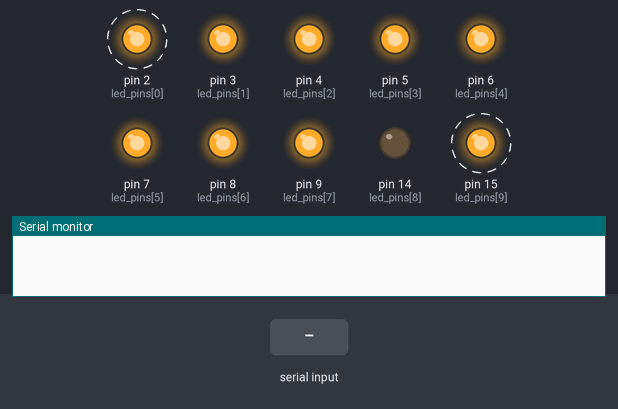
Recording of a sketch running on a simulated Arduino Uno, built with avr-gcc and run on an emulated ATmega328P. Shown: output pins drawn as LEDs (lit = HIGH), the last lines printed to the serial monitor. Dashed ring = blinking. The inputs (shaded band) are chosen by the test bench.

Above: at 1.05 s.
At 2.95 s:
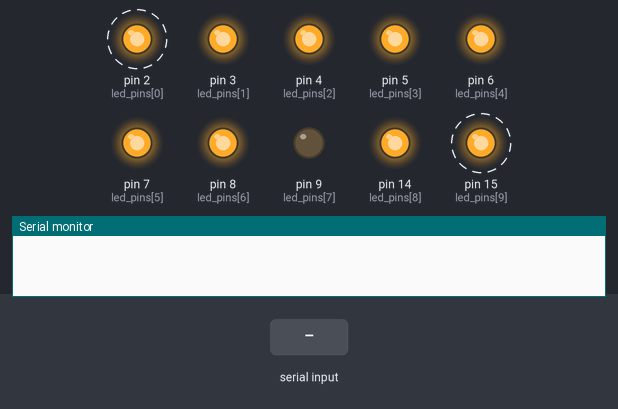
3.0 s: "1" received over Serial
At 3.75 s:
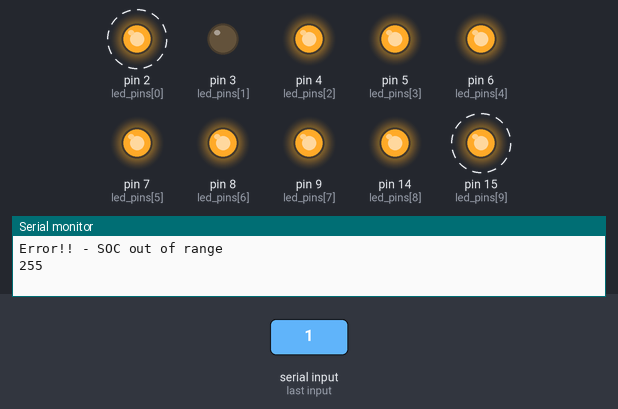
Timing chart, 0 to 12.0 s (numbered marks = the images above; inputs shaded):
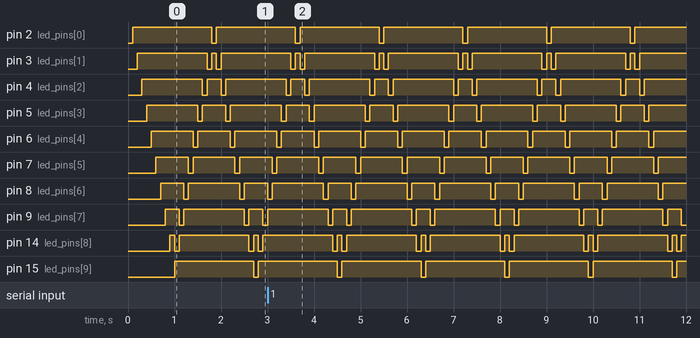

The sketch:

BMS_SOC_DISPLAY.ino
```cpp
// sketch to display out put based on incoming serial data
//    - serial data encoded to lower case letters (+97)

#define TIMEOUT_THRESHOLD 5000
#define LED_PAUSE 100

unsigned char led_pins[11] = {2,3,4,5,6,7,8,9,14,15};

int SOC = 255;
unsigned long last_serial = 0;
unsigned long timeout = 0;

void setup() {
  Serial.begin(9600);
  for(int n = 0; n<10; n++){
    pinMode(led_pins[n], OUTPUT);
    digitalWrite(led_pins[n], LOW);
  }
}

void loop() {
  timeout = millis() - last_serial;
  // if SOC hasn't been initialised do inverted knightrider
  if(SOC == 255){
    knightrider(1);
  }
  // if SOC is 0 do knightrider
  else if(SOC == 0){
    knightrider(0);
  }
  // if havent received any data in TIMEOUT_THRESHOLD then flash to show data not up to date
  else if(timeout > TIMEOUT_THRESHOLD){
    setOutput(SOC);
    delay(2*LED_PAUSE);
    for(int n = 0; n<10; n++){
      digitalWrite(led_pins[n], LOW);
    }
    delay(2*LED_PAUSE);
  }
  // if ok display SOC normally
  else{
    setOutput(SOC);
  }
}

void setOutput(int level){
  for(int n = 0; n<= level - 1; n++){
    digitalWrite(led_pins[n], HIGH);
  }
  for(int n = level; n<10; n++){
    digitalWrite(led_pins[n], LOW);
  }
}

void knightrider(int invert){
  int state1, state2;
  if(invert){
    state1 = LOW;
    state2 = HIGH;
  }
  else{
    state1 = HIGH;
    state2 = LOW;
  }
  for(int n = 0; n< 10; n++){
    digitalWrite(led_pins[n], state1);
    delay(LED_PAUSE);
    digitalWrite(led_pins[n], state2);
  }
  for(int n = 8; n>0; n--){
    digitalWrite(led_pins[n], state1);
    delay(LED_PAUSE);
    digitalWrite(led_pins[n], state2);
  }
}

void serialEvent(){
  int SOC_temp;
  while(Serial.available()){
    SOC_temp = Serial.read() - 97;
  }
  if((SOC_temp < 0)|(SOC_temp>10)){
    Serial.println("Error!! - SOC out of range");
  }
  else{
    SOC = SOC_temp;
    last_serial = millis();
  }
  Serial.println(SOC);
}
```

Measured:
- by itself, pin 2 (led_pins[0]), pin 15 (led_pins[9]): alternates HIGH for 1.7 s and LOW for 0.10 s
- by itself, pin 3 (led_pins[1]), pin 14 (led_pins[8]): repeats every 1.8 s: HIGH 0.10 s, LOW 0.10 s, HIGH 1.5 s, LOW 0.10 s
- by itself, pin 4 (led_pins[2]): repeats every 1.8 s: HIGH 0.30 s, LOW 0.10 s, HIGH 1.3 s, LOW 0.10 s
- by itself, pin 5 (led_pins[3]): repeats every 1.8 s: HIGH 0.50 s, LOW 0.10 s, HIGH 1.1 s, LOW 0.10 s
- by itself, pin 6 (led_pins[4]): repeats every 1.8 s: HIGH 0.70 s, LOW 0.10 s, HIGH 0.90 s, LOW 0.10 s
- by itself, pin 7 (led_pins[5]): repeats every 1.8 s: HIGH 0.90 s, LOW 0.10 s, HIGH 0.70 s, LOW 0.10 s
- by itself, pin 8 (led_pins[6]): repeats every 1.8 s: HIGH 1.1 s, LOW 0.10 s, HIGH 0.50 s, LOW 0.10 s
- by itself, pin 9 (led_pins[7]): repeats every 1.8 s: LOW 0.10 s, HIGH 0.30 s, LOW 0.10 s, HIGH 1.3 s
